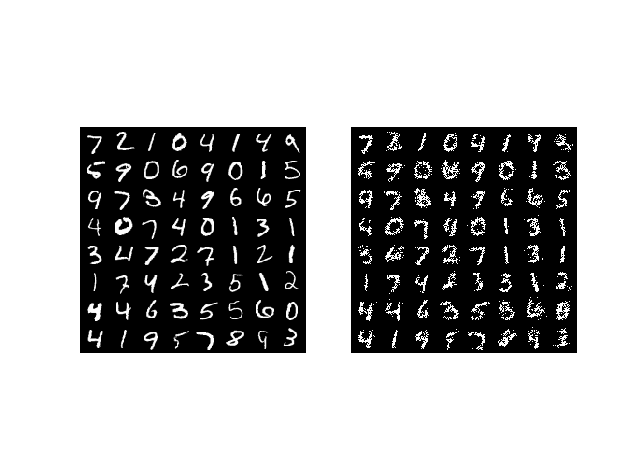

Recreate this plot in Python.
import numpy as np
import torch
import torch.nn as nn
import torch.optim as optim
import torch.nn.functional as F
import matplotlib.pyplot as plt
import torchvision
import torchvision.transforms as transforms
import torchvision.datasets as datasets
import matplotlib.pyplot as plt

class RBM(nn.Module):
    ## n_v为可见层的维度，n_h为隐藏层的维度，k为CD-k中采样轮次的K
    def __init__(self,n_v=784,n_h=100,k=1,device=torch.device("cpu")):
        super(RBM,self).__init__()
        self.W = nn.Parameter(torch.randn(n_h,n_v))
        self.v_bias = nn.Parameter(torch.zeros(n_v))
        self.h_bias = nn.Parameter(torch.zeros(n_h))
        self.k = k
        self.device = device
    
    def sample(self,p):
        return F.relu(torch.sign(p-torch.rand(p.size()).to(self.device)))
    
    def v2h(self,v):
        p_h = F.sigmoid(F.linear(v,self.W,self.h_bias))
        sample_h = self.sample(p_h)
        return p_h,sample_h
    
    def h2v(self,h):
        p_v = F.sigmoid(F.linear(h,self.W.t(),self.v_bias))
        sample_v = self.sample(p_v)
        return p_v,sample_v
    
    def forward(self,v):
        p_h,sample_h = self.v2h(v)

        for _ in range(self.k):
            p_v,sample_v = self.h2v(sample_h)
            p_h,sample_h = self.v2h(sample_v)
        
        return sample_v
    
    def energy(self,v):
        tmp1 = v.mv(self.v_bias)
        tmp2 = torch.sum(F.softplus(F.linear(v,self.W,self.h_bias)),dim=1)
        return torch.mean(-(tmp1+tmp2))

root_dir = "E:\\dl-dataset"
batch_size = 64
epoch_sum = 20

transform = transforms.Compose([
    transforms.ToTensor(),
])

train_dataset = datasets.MNIST(root=root_dir,train=True,transform=transform,download=False)
test_dataset = datasets.MNIST(root=root_dir,train=False,transform=transform,download=False)

train_loader = torch.utils.data.DataLoader(dataset=train_dataset,batch_size=64,shuffle=True,num_workers=0)
test_loader = torch.utils.data.DataLoader(dataset=test_dataset,batch_size=batch_size,shuffle=False,num_workers=0)


def train():
    device = torch.device("cuda:0" if torch.cuda.is_available() else "cpu")
    net = RBM(k=1,device=device)
    net.to(device)
    optimizer = optim.SGD(net.parameters(),lr=0.02,momentum=0.9)
    loss_func = nn.MSELoss()

    for epoch in range(epoch_sum):
        loss_sum = 0
        for i,data in enumerate(train_loader,0):
            optimizer.zero_grad()
            imgs = data[0].to(device)
            imgs = imgs.view(-1,784)
            out = net(imgs)
            energy1 = net.energy(imgs)
            energy2 = net.energy(out)
            loss = energy1-energy2
            loss.backward()
            optimizer.step()
            loss_sum += loss.item()
            if i%100 ==99:
                print("[%d ,%d]  loss:%.5f"%(epoch,i,loss_sum/100))
                loss_sum = 0
    torch.save(net.state_dict(),"./net.pkl")

train()
net = RBM()
net.load_state_dict(torch.load("./net.pkl"))

def showimg(imgs):
    if torch.is_tensor(imgs):
        imgs = imgs.numpy()
    imgs = np.transpose(imgs,(1,2,0))
    plt.imshow(imgs)
    plt.axis('off')

it = iter(test_loader)
imgs,labels = it.next()
imgs1 = torchvision.utils.make_grid(imgs)
plt.subplot(1,2,1)
showimg(imgs1)



imgs = imgs.view(-1,784)
out = net(imgs)
imgs1 = torchvision.utils.make_grid(out.view(-1,1,28,28).detach())
plt.subplot(1,2,2)
showimg(imgs1)
plt.show()
